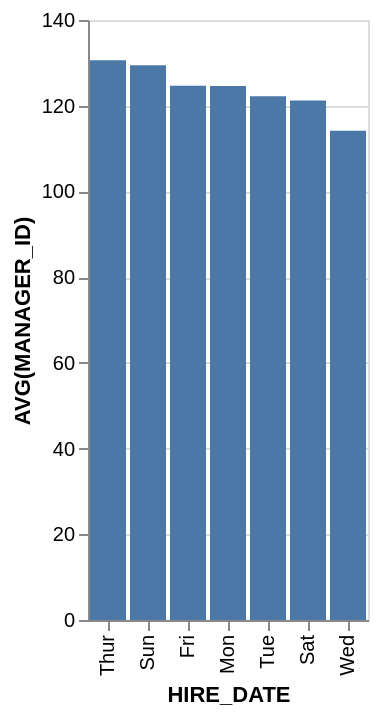

This figure's Vega-Lite source:
### Vega-Lite specification from a JSON file in a GitHub repository (floating-point values rounded to 4 significant figures)
{"data": {"values": [{"x_data": "Thur", "y_data": 130.6}, {"x_data": "Sun", "y_data": 129.5}, {"x_data": "Fri", "y_data": 124.7}, {"x_data": "Mon", "y_data": 124.6}, {"x_data": "Tue", "y_data": 122.2}, {"x_data": "Sat", "y_data": 121.2}, {"x_data": "Wed", "y_data": 114.2}]}, "mark": "bar", "encoding": {"x": {"field": "x_data", "type": "nominal", "title": "HIRE_DATE", "sort": {"op": "sum", "field": "y_data", "order": "descending"}}, "y": {"field": "y_data", "type": "quantitative", "title": "AVG(MANAGER_ID)"}}}
